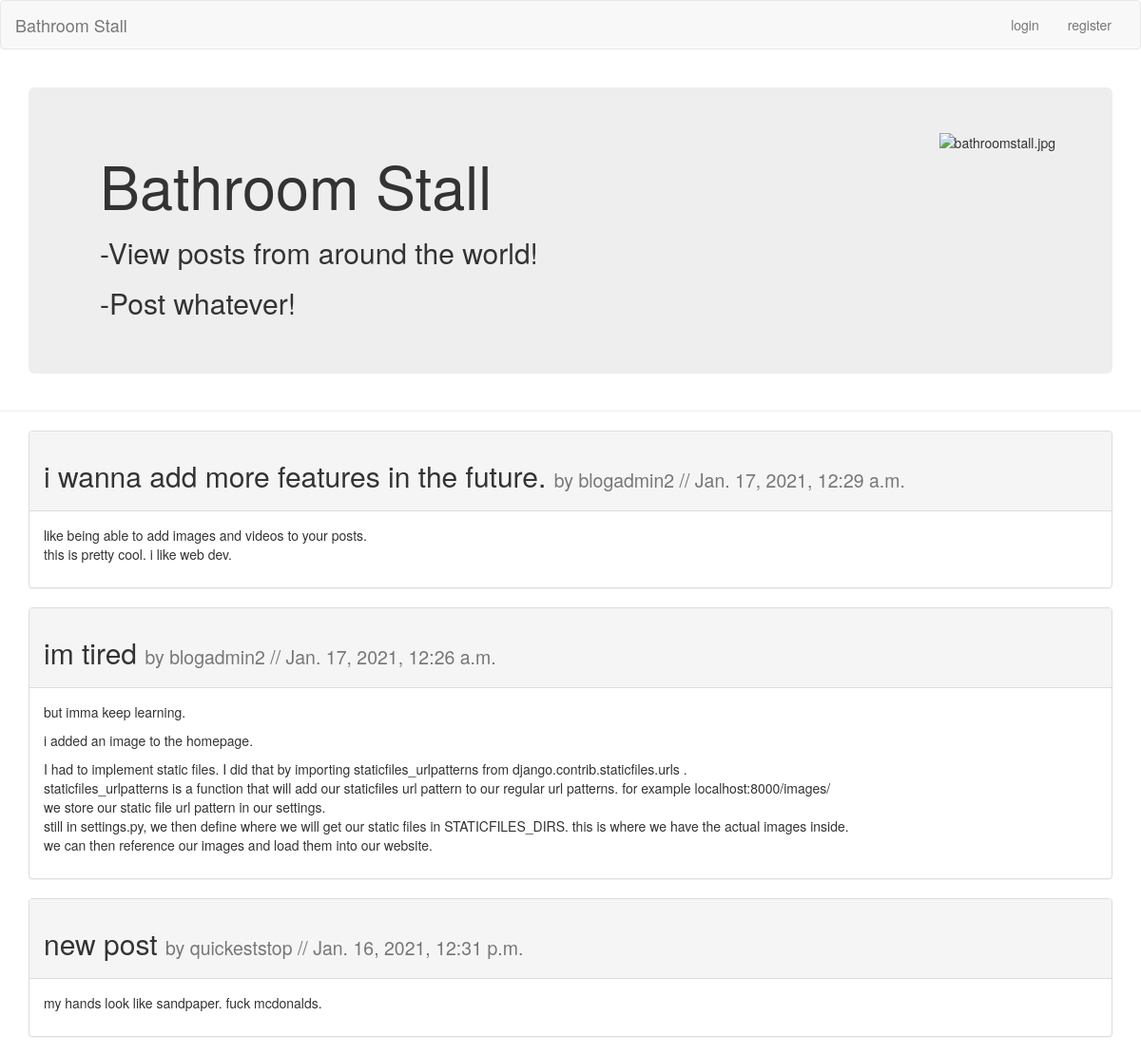
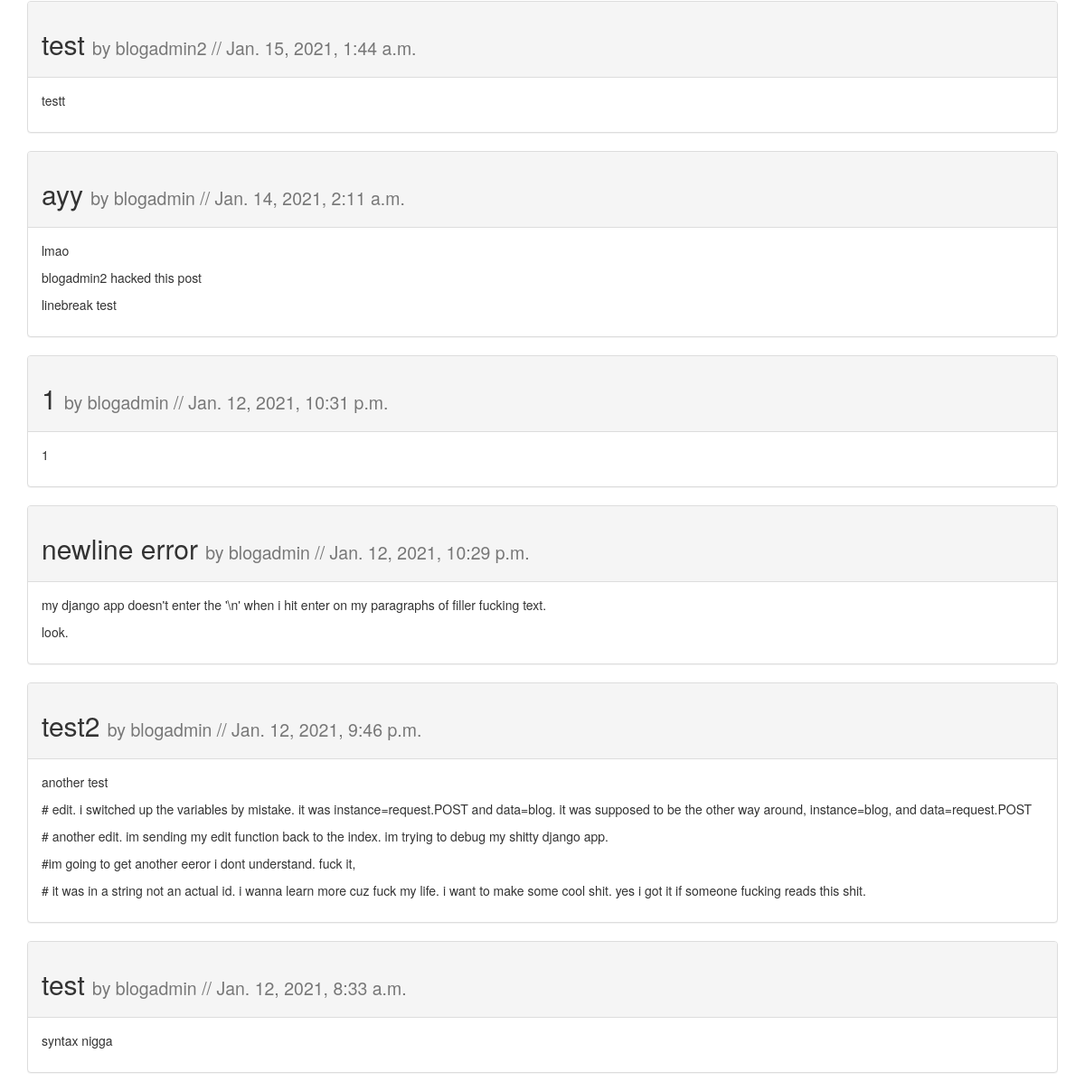
The page / on the database its author committed (2 pictures, top to bottom).
### blogs/models.py (models this page shows, shortened)
class BlogPost(models.Model):
    title = models.CharField(max_length=200)
    text = models.TextField()
    date = models.DateTimeField(auto_now_add=True) # Gets current date and time and sets it permanently.
    owner = models.ForeignKey(User, on_delete=models.CASCADE) # Connect BlogPost to User (think hierarchy).

### blogs/views.py (the view)
# urls.py: path('', views.index, name='index'), # Homepage
def index(request):
    blogs = BlogPost.objects.order_by('-date') # Gather all BlogPost objects by date.
    current_user = request.user
    context = {'blogs':blogs, 'current_user':current_user} # Declare context variable so Django can use it.
    return render(request, 'blogs/index.html', context) # Render and return index.html with context variable loaded in.

### blogs/templates/blogs/index.html
{% extends 'blogs/base.html' %}
{% load bootstrap3 %}
{% load static %}
{% block header %}
    <div class="container-fluid">
        <div class="jumbotron">
            <div class="container-fluid">
                <img class="nav navbar-right" src="{% static 'bathroomstall.jpg' %}" alt="bathroomstall.jpg" >
                <h1>Bathroom Stall </h1>
                <h2>-View posts from around the world!</h2>
                <h2>-Post whatever!</h2>
            </div>
        </div>
    </div>
{% endblock header %}
{% block content %}
    {% for blog in blogs %}
        <div class="container-fluid">
            <div class="panel panel-default">
                <div class="panel-heading">
                    {% if request.user == blog.owner %}
                        <h2>{{blog.title}} <small>by {{blog.owner}} // {{blog.date}}
                            <a href="{% url 'blogs:edit_post' blog.id %}">Edit</a></small></h2>
                    {% else %}
                        <h2>{{blog.title}} <small>by {{blog.owner}} // {{blog.date}}</small></h2>
                    {% endif %}
                </div>
                <div class="panel-body">
                {{blog.text|linebreaks}}
                </div>
            </div>
        </div>
    {% empty %}
        <p>There are no blogs posted.</p>
    {% endfor %}
{% endblock content %}

### blogs/templates/blogs/base.html (shortened to what this page needs)
{% load bootstrap3 %}
<!DOCTYPE html>
<html lang='en'>
    <head>
        {% bootstrap_css %}
    </head>
    <body>
        <nav class="navbar navbar-default">
            <div class="container-fluid">
                <div class="navbar-header">
                    <a class="navbar-brand" href="{% url 'blogs:index' %}">Bathroom Stall</a>
                </div>
                <div class="collapse navbar-collapse" id="bs-example-navbar-collapse-1">
                    <ul class="nav navbar-nav navbar-right">
                        {% if user.is_authenticated %}
                            <li><p class="navbar-text">Hello, {{user}}</p></li>
                            <li><a href="{% url 'blogs:create_post' %}">create post</a></li>
                            <li><a href="{% url 'users:log_out' %}">log out</a></li>
                        {% else %}
                            <li><a href="{% url 'users:log_in' %}">login</a></li>
                            <li><a href="{% url 'users:register' %}">register</a></li>
                        {% endif %}
                    </ul>
                </div>
            </div>
        </nav>
        <div class="page-header">
            <div class="container-fluid">
                {% block header %}
                {% endblock header %}
            </div>
        </div>
        <div class="container-fluid">
            {% block content %}
            {% endblock content %}
        </div>
    </body>
</html>

### rows shown on the page
BlogPost: title "i wanna add more features in the future.", owner "blogadmin2", date "Jan. 17, 2021, 12:29 a.m.", text "like being able to add images and videos to your posts. this is pretty cool. i like web dev."
BlogPost: title "im tired", owner "blogadmin2", date "Jan. 17, 2021, 12:26 a.m.", text "but imma keep learning. i added an image to the homepage. I had to implement static files. I did that by importing staticfiles_urlpatterns from django.contrib.staticfiles.urls . staticfiles_urlpatterns is a function that will add our staticfiles url pattern to our regular url patterns. for example localhost:8000/images/ we store our static file url pattern in our settings. still in settings.py, we then define where we will get our static files in STATICFILES_DIRS. this is where we have the actual images inside. we can then reference our images and load them into our website."
BlogPost: title "new post", owner "quickeststop", date "Jan. 16, 2021, 12:31 p.m.", text "my hands look like sandpaper. fuck mcdonalds."
BlogPost: title "test", owner "blogadmin2", date "Jan. 15, 2021, 1:44 a.m.", text "testt"
BlogPost: title "ayy", owner "blogadmin", date "Jan. 14, 2021, 2:11 a.m.", text "lmao blogadmin2 hacked this post linebreak test"
BlogPost: title "1", owner "blogadmin", date "Jan. 12, 2021, 10:31 p.m.", text "1"
BlogPost: title "newline error", owner "blogadmin", date "Jan. 12, 2021, 10:29 p.m.", text "my django app doesn't enter the '\\n' when i hit enter on my paragraphs of filler fucking text. look."
BlogPost: title "test2", owner "blogadmin", date "Jan. 12, 2021, 9:46 p.m.", text "another test # edit. i switched up the variables by mistake. it was instance=request.POST and data=blog. it was supposed to be the other way around, instance=blog, and data=request.POST # another edit. im sending my edit function back to the index. im trying to debug my shitty django app. #im going to get another eeror i dont understand. fuck it, # it was in a string not an actual id. i wanna learn more cuz fuck my life. i want to make some cool shit. yes i got it if someone fucking reads this shit."
BlogPost: title "test", owner "blogadmin", date "Jan. 12, 2021, 8:33 a.m.", text "syntax nigga"
